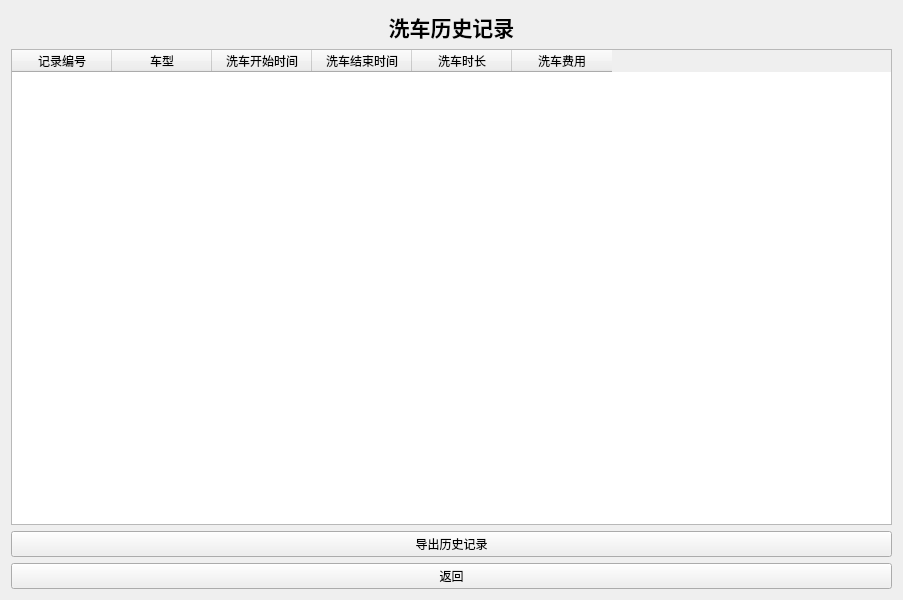
<?xml version="1.0" encoding="UTF-8"?>
<ui version="4.0">
 <class>HistoryRecords</class>
 <widget class="QWidget" name="HistoryRecords">
  <property name="geometry">
   <rect>
    <x>0</x>
    <y>0</y>
    <width>903</width>
    <height>600</height>
   </rect>
  </property>
  <property name="windowTitle">
   <string>洗车历史记录</string>
  </property>
  <layout class="QVBoxLayout" name="verticalLayout">
   <item>
    <widget class="QLabel" name="titleLabel">
     <property name="font">
      <font>
       <pointsize>16</pointsize>
       <bold>true</bold>
      </font>
     </property>
     <property name="text">
      <string>洗车历史记录</string>
     </property>
     <property name="alignment">
      <set>Qt::AlignCenter</set>
     </property>
     <property name="styleSheet">
      <string notr="true">color: black;</string>
     </property>
    </widget>
   </item>
   <item>
    <widget class="QTableWidget" name="tableWidget">
     <property name="rowCount">
      <number>0</number>
     </property>
     <property name="columnCount">
      <number>6</number>
     </property>
     <property name="styleSheet">
      <string notr="true">color: black;</string>
     </property>
     <column>
      <property name="text">
       <string>记录编号</string>
      </property>
     </column>
     <column>
      <property name="text">
       <string>车型</string>
      </property>
     </column>
     <column>
      <property name="text">
       <string>洗车开始时间</string>
      </property>
     </column>
     <column>
      <property name="text">
       <string>洗车结束时间</string>
      </property>
     </column>
     <column>
      <property name="text">
       <string>洗车时长</string>
      </property>
     </column>
     <column>
      <property name="text">
       <string>洗车费用</string>
      </property>
     </column>
    </widget>
   </item>
   <item>
    <widget class="QPushButton" name="exportButton">
     <property name="text">
      <string>导出历史记录</string>
     </property>
     <property name="styleSheet">
      <string notr="true">color: black;</string>
     </property>
    </widget>
   </item>
   <item>
    <widget class="QPushButton" name="returnButton">
     <property name="text">
      <string>返回</string>
     </property>
     <property name="styleSheet">
      <string notr="true">color: black;</string>
     </property>
    </widget>
   </item>
  </layout>
 </widget>
 <resources/>
 <connections/>
</ui>
